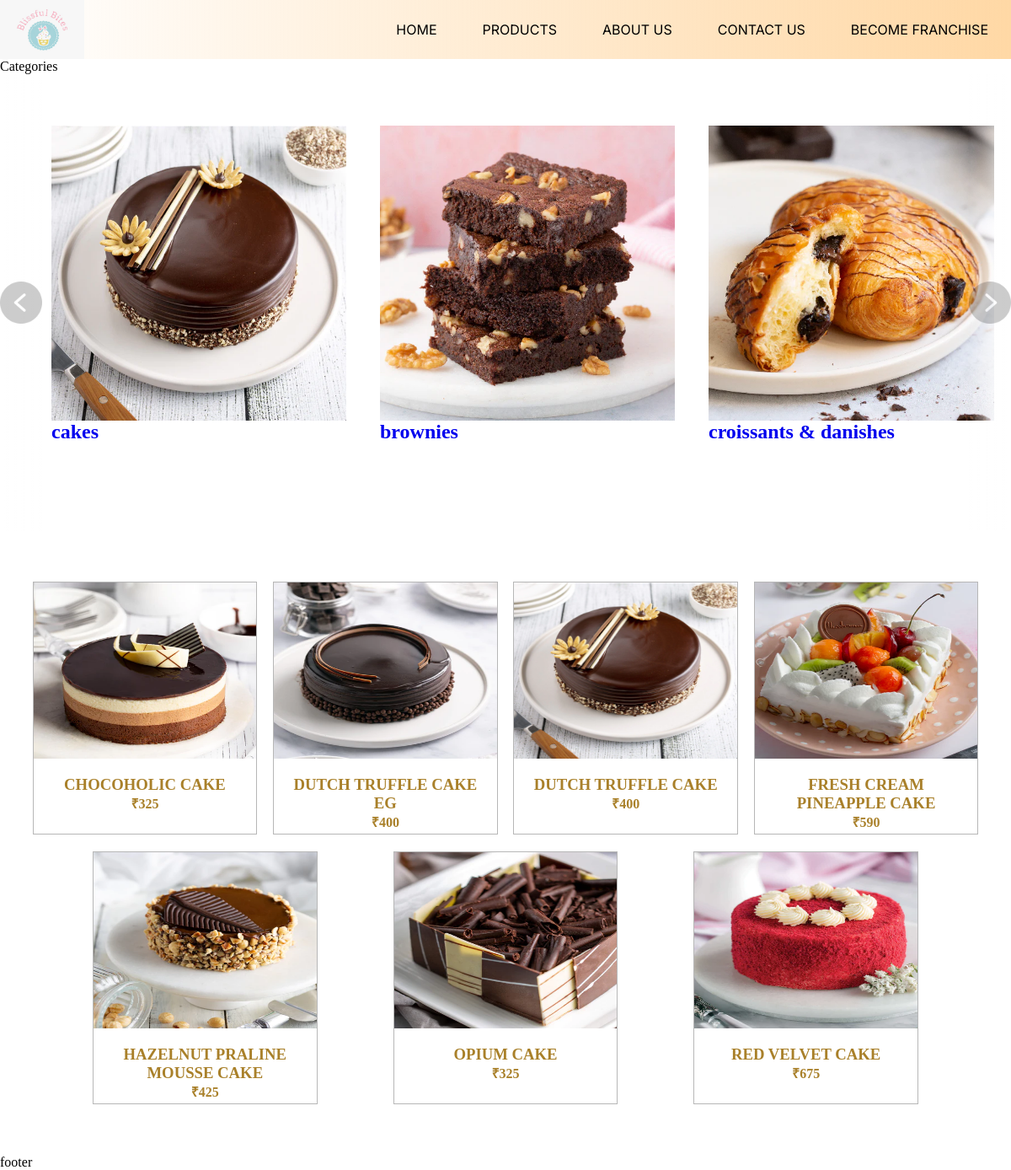
Page /products/cakes on the committed database.
### Products/models.py (models this page shows)
class Category(models.Model):
    name = models.CharField(max_length=50,primary_key=True)
    thumbnail_image = models.ImageField(upload_to="categories/",max_length=300,null=True,default=None)
    description = models.CharField(max_length=250,null=True)

class Product(models.Model):
    name = models.CharField(max_length=80)
    price = models.IntegerField()
    category = models.ForeignKey(Category,on_delete=models.CASCADE,default=1)
    description = models.CharField(max_length=300)
    quantity_desc = models.CharField(max_length=30,default="1pc")
    product_image = models.ImageField(upload_to="products/",max_length=300,null=True,default=None)

### blissfull_bites/views.py (the view)
# urls.py: path("products/<categoryName>", views.getProducts, name="productsPage"),
def getProducts(req,categoryName):
    cats = Category.objects.all()
    prodInfo = Product.objects.filter(category=categoryName)
    return render(req,"products.html",{'prodInfo':prodInfo, 'categories':cats, 'cname':categoryName, 'loginID': req.session.get('email')})

### templates/products.html (shortened to what this page needs)
<!DOCTYPE html>
<html lang="en">
<head>
    <link rel="stylesheet" type="text/css"
        href="https://cdnjs.cloudflare.com/ajax/libs/font-awesome/6.5.1/css/all.min.css">
    <link rel="stylesheet" type="text/css" href="/static/styles/header.css">
    <link rel="stylesheet" type="text/css" href="/static/styles/footer.css">
    <link rel="stylesheet" type="text/css" href="/static/styles/slider.css">
    <link rel="stylesheet" type="text/css" href="/static/styles/categories.css">
</head>
<body>
    {% include 'header.html' %}
    <p class="heading t-color text-center f-family text-uppercase">Categories</p>
    <div class="product t-uppercase">
        <button class="pre-btn"><img src="/static/images/right.png" width="50px" height="50px" alt=""></button>
        <button class="nxt-btn"><img src="/static/images/left.png" width="50px" height="50px" alt=""></button>
        <div class="product-container">
            {% for c in categories %}
            <div class="product-card">
                <a href="/products/{{c.name}}">
                    <div class="product-image">
                        <img src="/media/{{c.thumbnail_image}}" class="product-thumb">
                    </div>
                    <h2 class="t-color text-center f-family">{{c.name}}</h2>
                </a>
            </div>
            {% endfor %}
        </div>
    </div>
    <div class="categories">
        {% for info in prodInfo %}
        <a href="/productDetails/{{info.id}}" class="category-link">
            <img src="/media/{{info.product_image}}" class="category-thumbnail"/>
            <div class="category-desc">
                <h3 class="category-name">{{info.name}}</h3>
                <h4 class="category-price">&#x20B9;{{info.price}}</h4>
            </div>
        </a>
        {% endfor %}
    </div>
    {% include 'footer.html' %}
</body>
</html>

### static/styles/slider.css (style rules this page uses)
.product { position: relative; overflow: hidden; padding: 20px; }
.product-container { padding: 41px; display: flex; overflow-x: auto; scroll-behavior: smooth; }
.product-card { flex: 0 0 auto; width: 350px; height: 420px; margin-right: 40px; }
.product-image { position: relative; width: auto; height: 350px; overflow: hidden; max-width: 100%; }
.product-thumb { width: 100%; height: 100%; object-fit: cover; }
.pre-btn, .nxt-btn { border: none; width: -50vw; height: 100%; position: absolute; top: 0; display: flex; justify-content: center; align-items: center; background: linear-gradient(90deg, rgba(255, 255, 255, 0) 0%, #fff 100%); cursor: pointer; z-index: 8; }
.pre-btn { left: 0; transform: rotate(180deg); }
.nxt-btn { right: 0; }
.pre-btn img, .nxt-btn img { opacity: 0.2; }

### static/styles/categories.css (style rules this page uses)
.categories { display: flex; justify-content: space-evenly; flex-flow: row wrap; margin: 50px 0px; text-align: center; padding: 0 20px; }
.category-link { width: 23%; height: 300px; margin: 10px 0; text-decoration: none; text-transform: uppercase; color: #a9802a; border: 1px solid #b7b7b7; background-color: #fff; display: flex; flex-flow: column; }
.category-link .category-thumbnail { width: auto; height: 70%; max-width: 100%; }
.category-link .category-desc { padding: 20px; height: 50%; }

### static/styles/universal.css (style rules this page uses)
* { margin: 0; padding: 0; box-sizing: border-box; }
body { position: relative; }
a { text-decoration: none; }

### rows in the picture
Category: thumbnail_image (picture), name "cakes"
Category: thumbnail_image (picture), name "brownies"
Category: thumbnail_image (picture), name "croissants & danishes"
Product: product_image (picture), name "CHOCOHOLIC CAKE", price "325"
Product: product_image (picture), name "DUTCH TRUFFLE CAKE EG", price "400"
Product: product_image (picture), name "DUTCH TRUFFLE CAKE", price "400"
Product: product_image (picture), name "FRESH CREAM PINEAPPLE CAKE", price "590"
Product: product_image (picture), name "HAZELNUT PRALINE MOUSSE CAKE", price "425"
Product: product_image (picture), name "OPIUM CAKE", price "325"
Product: product_image (picture), name "RED VELVET CAKE", price "675"
